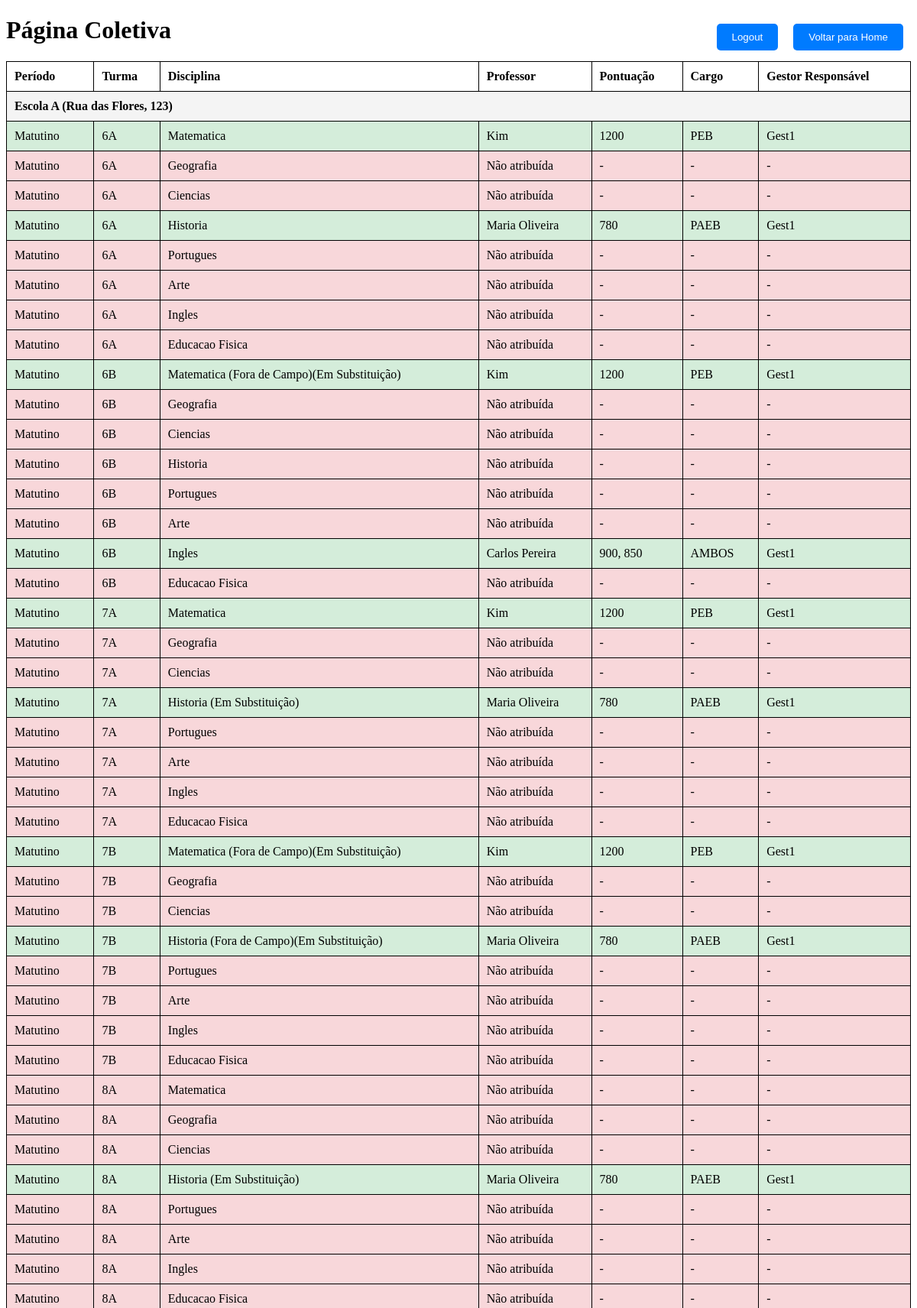
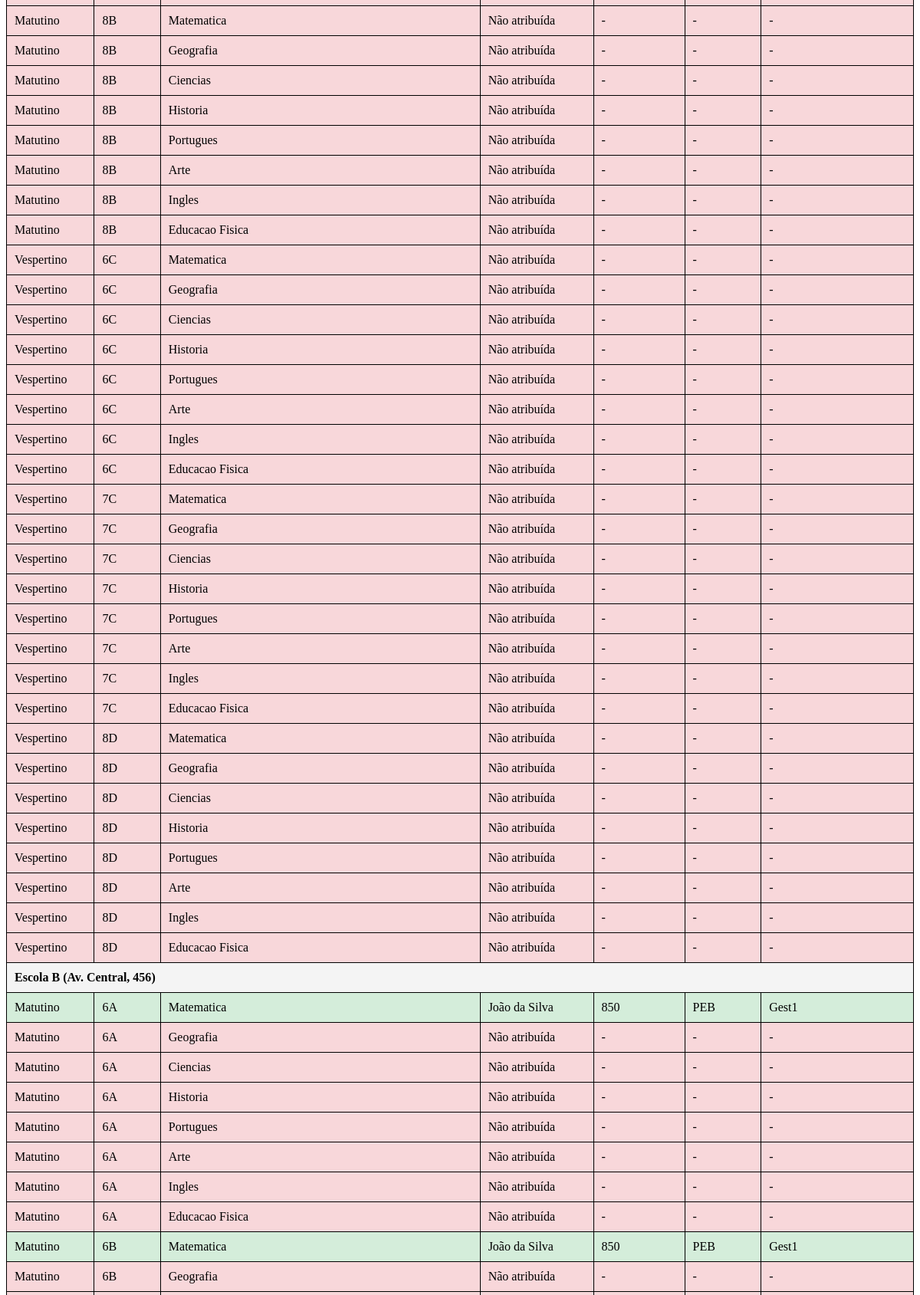
Screenshot of /coletiva/ (signed in, upper part) with the database file from the repository (2 pictures, top to bottom).
### core/models.py (models this page shows, shortened)
class Escola(models.Model):
    id_escola = models.CharField(max_length=255, help_text="Identificação da escola.")  # ID da escola.
    nome = models.CharField(max_length=255, help_text="Nome da escola.")  # Nome da escola.
    endereco = models.CharField(max_length=255, help_text="Endereço da escola.")  # Endereço da escola.
    turmas_matutino = models.TextField()  # Lista de turmas matutino separadas por vírgula
    turmas_vespertino = models.TextField()  # Lista de turmas vespertino separadas por vírgula
    status_matutino = models.TextField()  # Lista de status matutino separadas por vírgula
    status_vespertino = models.TextField()  # Lista de status vespertino separadas por vírgula

class Professor(models.Model):
    CARGO_CHOICES = [
        ('PEB', 'Professor de Educação Básica'),
        ('PAEB', 'Professor Adjunto de Educação Básica'),
        ('AMBOS', 'Ambos os Cargos'),
    ]
    nome = models.CharField(max_length=255, help_text="Nome completo do professor.")  # Nome completo do professor.
    cpf = models.CharField(max_length=11, unique=True, help_text="CPF do professor (usado como login).")  # CPF único.
    celular = models.CharField(max_length=15, help_text="Número de telefone para contato.")  # Telefone para contato.
    cargo = models.CharField(max_length=5, choices=CARGO_CHOICES, help_text="Cargo do professor: PEB, PAEB ou AMBOS.")  # Cargo do professor.
    id_sede = models.ForeignKey(
        'Escola',
        on_delete=models.SET_NULL,
        null=True,
        blank=True,
        related_name="professores_sede",
        help_text="Escola sede do professor, caso aplicável."
    )
    disciplina_peb = models.CharField(max_length=255, null=True, blank=True, help_text="Disciplina para o cargo PEB.")
    disciplina_paeb = models.CharField(max_length=255, null=True, blank=True, help_text="Disciplina para o cargo PAEB.")
    pontuacao_peb = models.IntegerField(null=True, blank=True, help_text="Pontuação do professor no cargo PEB.")
    pontuacao_paeb = models.IntegerField(null=True, blank=True, help_text="Pontuação do professor no cargo PAEB.")
    class Meta:
        verbose_name = "Professor"
        verbose_name_plural = "Professores"

class Atribuicao(models.Model):
    professor = models.ForeignKey(Professor, on_delete=models.CASCADE, help_text="Professor atribuído.")  # Professor vinculado à atribuição.
    escola = models.ForeignKey(Escola, on_delete=models.CASCADE, help_text="Escola onde a atribuição foi feita.")  # Escola vinculada à atribuição.
    turma = models.CharField(max_length=10, help_text="Turma atribuída (ex.: 6A, 7B).")  # Turma específica.
    disciplina = models.CharField(max_length=50, help_text="Disciplina atribuída (ex.: Matemática, Português).")  # Disciplina atribuída.
    gestor_responsavel = models.CharField(max_length=100, null=True, blank=True)  # Adiciona o campo
    fora_de_campo = models.BooleanField(default=False, help_text="Indica se a atribuição foi feita fora da especialidade do professor.")  # Se a atribuição foi fora da especialidade.
    class Meta:
        verbose_name = "Atribuição"
        verbose_name_plural = "Atribuições"

### core/views.py (the view)
# urls.py: path('coletiva/', views.pagina_coletiva, name='pagina_coletiva'),  # Página coletiva
@login_required
def pagina_coletiva(request):
    ranking_peb, ranking_paeb, ranking_geral, professores_geral = calcular_classificacao()
    escolas = Escola.objects.all().prefetch_related('atribuicao_set')
    dados_coletivos = []
    for escola in escolas:
        turmas_matutino = escola.turmas_matutino.split(",") if escola.turmas_matutino else []
        turmas_vespertino = escola.turmas_vespertino.split(",") if escola.turmas_vespertino else []
        periodos = [
            {"nome": "Matutino", "turmas": turmas_matutino},
            {"nome": "Vespertino", "turmas": turmas_vespertino},
        ]
        dados_escola = {"nome": escola.nome, "endereco": escola.endereco, "periodos": []}
        disciplinas = ["matematica", "geografia", "ciencias", "historia", "portugues", "arte", "ingles", "educacao_fisica"]
        for periodo in periodos:
            dados_periodo = {"nome": periodo["nome"], "turmas": []}
            for turma in periodo["turmas"]:
                dados_turma = {"nome": turma, "disciplinas": []}
                for disciplina in disciplinas:
                    atribuicao = Atribuicao.objects.filter(escola=escola, turma=turma.strip(), disciplina__icontains=disciplina).first()
                    if atribuicao:
                        fora_de_campo_texto = "(Fora de Campo)" if "fora de campo" in atribuicao.disciplina.lower() else ""
                        em_substituicao_texto = "(Em Substituição)" if "substituição" in atribuicao.disciplina.lower() else ""
                        if atribuicao.professor.cargo == "AMBOS":
                            pontuacao = f"{atribuicao.professor.pontuacao_peb}, {atribuicao.professor.pontuacao_paeb}"
                        elif atribuicao.professor.cargo == "PEB":
                            pontuacao = atribuicao.professor.pontuacao_peb
                        else:
                            pontuacao = atribuicao.professor.pontuacao_paeb
                        dados_turma["disciplinas"].append({
                            "nome": f"{disciplina.replace('_', ' ').title()} {fora_de_campo_texto}{em_substituicao_texto}".strip(),
                            "professor": atribuicao.professor.nome,
                            "pontuacao": pontuacao,  # Agora exibe corretamente as duas pontuações se for "AMBOS"
                            "cargo": atribuicao.professor.cargo,
                            "gestor": atribuicao.gestor_responsavel if hasattr(atribuicao, 'gestor_responsavel') else "N/A"
                        })
                    else:
                        dados_turma["disciplinas"].append({
                            "nome": disciplina.replace("_", " ").title(),
                            "professor": None
                        })
                dados_periodo["turmas"].append(dados_turma)
            dados_escola["periodos"].append(dados_periodo)
        dados_coletivos.append(dados_escola)
    return render(request, 'pagina_coletiva.html', {
        "dados_coletivos": dados_coletivos,
        "ranking_peb": ranking_peb,
        "ranking_paeb": ranking_paeb,
        "ranking_geral": ranking_geral,
        "professores_geral": professores_geral
    })

### templates/pagina_coletiva.html (shortened to what this page needs)
<!DOCTYPE html>
<html lang="en">
<head>
</head>
<body>
    <button onclick="window.location.href='/'" style="float: right; margin: 10px;">Voltar para Home</button>
    <button onclick="window.location.href='/logout/'" style="float: right; margin: 10px;">Logout</button>
    <h1>Página Coletiva</h1>
    <table>
        <thead>
            <tr>
                <th>Período</th>
                <th>Turma</th>
                <th>Disciplina</th>
                <th>Professor</th>
                <th>Pontuação</th>
                <th>Cargo</th>
                <th>Gestor Responsável</th>
            </tr>
        </thead>
        <tbody>
            {% for escola in dados_coletivos %}
                <tr class="escola">
                    <td colspan="7">{{ escola.nome }} ({{ escola.endereco }})</td>
                </tr>
                {% for periodo in escola.periodos %}
                    {% for turma in periodo.turmas %}
                        {% for disciplina in turma.disciplinas %}
                            <tr class="{% if disciplina.professor %}atribuida{% else %}nao-atribuida{% endif %}">
                                <td>{{ periodo.nome }}</td>
                                <td>{{ turma.nome }}</td>
                                <td>{{ disciplina.nome }}</td>
                                <td>{{ disciplina.professor|default:"Não atribuída" }}</td>
                                <td>{{ disciplina.pontuacao|default:"-" }}</td>
                                <td>{{ disciplina.cargo|default:"-" }}</td>
                                <td>{{ disciplina.gestor|default:"-" }}</td>
                            </tr>
                        {% endfor %}
                    {% endfor %}
                {% endfor %}
            {% endfor %}
        </tbody>
    </table>
</body>
</html>

### templates/pagina_coletiva.html (style rules this page uses)
button { padding: 10px 20px; background-color: #007BFF; color: white; border: none; border-radius: 5px; cursor: pointer; pointer-events: auto; }
table { width: 100%; border-collapse: collapse; margin: 20px 0; }
table, th, td { border: 1px solid black; }
th, td { padding: 10px; text-align: left; }
.escola { background-color: #f4f4f4; font-weight: bold; }
.atribuida { background-color: #d4edda; }
.nao-atribuida { background-color: #f8d7da; }

### rows the page displays
Escola: nome "Escola A", endereco "Rua das Flores, 123"
Professor: professor "Kim" "Kim" "Kim" "Kim", cargo "PEB" "PEB" "PEB" "PEB"
Atribuicao: gestor "Gest1"
Professor: professor "Maria Oliveira" "Maria Oliveira" "Maria Oliveira" "Maria Oliveira", cargo "PAEB" "PAEB" "PAEB" "PAEB"
Atribuicao: gestor "Gest1", nome "Matutino", nome "6A", nome "Historia", professor "Não atribuída", pontuacao "-", cargo "-", gestor "-"
Atribuicao: gestor "Gest1"
Atribuicao: nome "Matutino", nome "6B", nome "Ingles", professor "Carlos Pereira", pontuacao "900, 850", cargo "AMBOS", gestor "Gest1"
Atribuicao: gestor "Gest1"
Atribuicao: gestor "Gest1"
Atribuicao: gestor "Gest1"
Atribuicao: gestor "Gest1"
Atribuicao: gestor "Gest1"
Escola: nome "Escola B", endereco "Av. Central, 456"
Professor: professor "João da Silva" "João da Silva", cargo "PEB" "PEB"
Atribuicao: gestor "Gest1"
Atribuicao: gestor "Gest1"

### other values shown
{{ periodo.nome }} "Matutino" "Matutino" "Matutino" "Matutino" "Matutino" "Matutino" "Matutino" "Matutino" "Matutino" "Matutino" "Matutino" "Matutino" "Matutino" "Matutino" "Matutino" "Matutino" "Matutino" "Matutino" "Matutino" "Matutino" "Matutino" "Matutino" "Matutino" "Matutino" "Matutino" "Matutino" "Matutino" "Matutino" "Matutino" "Matutino" "Matutino" "Matutino" "Matutino" "Matutino" "Matutino" "Matutino" "Matutino" "Matutino" "Matutino" "Matutino" "Matutino" "Matutino" "Matutino" "Matutino" "Matutino" "Matutino" "Matutino" "Vespertino" "Vespertino" "Vespertino" "Vespertino" "Vespertino" "Vespertino" "Vespertino" "Vespertino" "Vespertino" "Vespertino" "Vespertino" "Vespertino" "Vespertino" "Vespertino" "Vespertino" "Vespertino" "Vespertino" "Vespertino" "Vespertino" "Vespertino" "Vespertino" "Vespertino" "Vespertino" "Vespertino" "Matutino" "Matutino" "Matutino" "Matutino" "Matutino" "Matutino" "Matutino" "Matutino" "Matutino"
{{ turma.nome }} "6A" "6A" "6A" "6A" "6A" "6A" "6A" "6A" "6B" "6B" "6B" "6B" "6B" "6B" "6B" "7A" "7A" "7A" "7A" "7A" "7A" "7A" "7A" "7B" "7B" "7B" "7B" "7B" "7B" "7B" "7B" "8A" "8A" "8A" "8A" "8A" "8A" "8A" "8A" "8B" "8B" "8B" "8B" "8B" "8B" "8B" "8B" "6C" "6C" "6C" "6C" "6C" "6C" "6C" "6C" "7C" "7C" "7C" "7C" "7C" "7C" "7C" "7C" "8D" "8D" "8D" "8D" "8D" "8D" "8D" "8D" "6A" "6A" "6A" "6A" "6A" "6A" "6A" "6B" "6B"
{{ disciplina.nome }} "Matematica" "Geografia" "Ciencias" "Historia" "Portugues" "Arte" "Ingles" "Educacao Fisica" "Matematica (Fora de Campo)(Em Substituição)" "Geografia" "Ciencias" "Historia" "Portugues" "Arte" "Educacao Fisica" "Matematica" "Geografia" "Ciencias" "Historia (Em Substituição)" "Portugues" "Arte" "Ingles" "Educacao Fisica" "Matematica (Fora de Campo)(Em Substituição)" "Geografia" "Ciencias" "Historia (Fora de Campo)(Em Substituição)" "Portugues" "Arte" "Ingles" "Educacao Fisica" "Matematica" "Geografia" "Ciencias" "Historia (Em Substituição)" "Portugues" "Arte" "Ingles" "Educacao Fisica" "Matematica" "Geografia" "Ciencias" "Historia" "Portugues" "Arte" "Ingles" "Educacao Fisica" "Matematica" "Geografia" "Ciencias" "Historia" "Portugues" "Arte" "Ingles" "Educacao Fisica" "Matematica" "Geografia" "Ciencias" "Historia" "Portugues" "Arte" "Ingles" "Educacao Fisica" "Matematica" "Geografia" "Ciencias" "Historia" "Portugues" "Arte" "Ingles" "Educacao Fisica" "Matematica" "Geografia" "Ciencias" "Portugues" "Arte" "Ingles" "Educacao Fisica" "Matematica" "Geografia"
{{ disciplina.pontuacao|default:"-" }} "1200" "-" "-" "780" "-" "-" "-" "-" "1200" "-" "-" "-" "-" "-" "-" "1200" "-" "-" "780" "-" "-" "-" "-" "1200" "-" "-" "780" "-" "-" "-" "-" "-" "-" "-" "780" "-" "-" "-" "-" "-" "-" "-" "-" "-" "-" "-" "-" "-" "-" "-" "-" "-" "-" "-" "-" "-" "-" "-" "-" "-" "-" "-" "-" "-" "-" "-" "-" "-" "-" "-" "-" "850" "-" "-" "-" "-" "-" "-" "850" "-"
{{ disciplina.professor|default:"Não atribuída" }} "Não atribuída" "Não atribuída" "Não atribuída" "Não atribuída" "Não atribuída" "Não atribuída" "Não atribuída" "Não atribuída" "Não atribuída" "Não atribuída" "Não atribuída" "Não atribuída" "Não atribuída" "Não atribuída" "Não atribuída" "Não atribuída" "Não atribuída" "Não atribuída" "Não atribuída" "Não atribuída" "Não atribuída" "Não atribuída" "Não atribuída" "Não atribuída" "Não atribuída" "Não atribuída" "Não atribuída" "Não atribuída" "Não atribuída" "Não atribuída" "Não atribuída" "Não atribuída" "Não atribuída" "Não atribuída" "Não atribuída" "Não atribuída" "Não atribuída" "Não atribuída" "Não atribuída" "Não atribuída" "Não atribuída" "Não atribuída" "Não atribuída" "Não atribuída" "Não atribuída" "Não atribuída" "Não atribuída" "Não atribuída" "Não atribuída" "Não atribuída" "Não atribuída" "Não atribuída" "Não atribuída" "Não atribuída" "Não atribuída" "Não atribuída" "Não atribuída" "Não atribuída" "Não atribuída" "Não atribuída" "Não atribuída" "Não atribuída" "Não atribuída" "Não atribuída" "Não atribuída" "Não atribuída" "Não atribuída" "Não atribuída" "Não atribuída" "Não atribuída"
{{ disciplina.cargo|default:"-" }} "-" "-" "-" "-" "-" "-" "-" "-" "-" "-" "-" "-" "-" "-" "-" "-" "-" "-" "-" "-" "-" "-" "-" "-" "-" "-" "-" "-" "-" "-" "-" "-" "-" "-" "-" "-" "-" "-" "-" "-" "-" "-" "-" "-" "-" "-" "-" "-" "-" "-" "-" "-" "-" "-" "-" "-" "-" "-" "-" "-" "-" "-" "-" "-" "-" "-" "-" "-" "-" "-"
{{ disciplina.gestor|default:"-" }} "-" "-" "-" "-" "-" "-" "-" "-" "-" "-" "-" "-" "-" "-" "-" "-" "-" "-" "-" "-" "-" "-" "-" "-" "-" "-" "-" "-" "-" "-" "-" "-" "-" "-" "-" "-" "-" "-" "-" "-" "-" "-" "-" "-" "-" "-" "-" "-" "-" "-" "-" "-" "-" "-" "-" "-" "-" "-" "-" "-" "-" "-" "-" "-" "-" "-" "-" "-" "-" "-"
